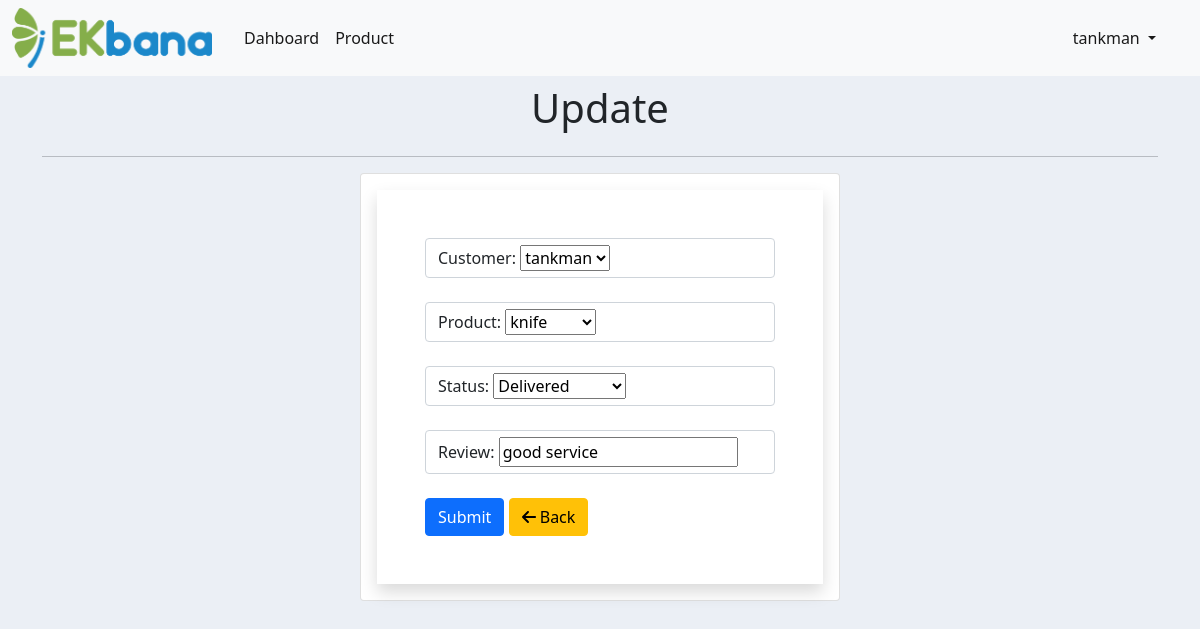
/updateorder/7/ (signed in), run on an earlier commit of the app's database.
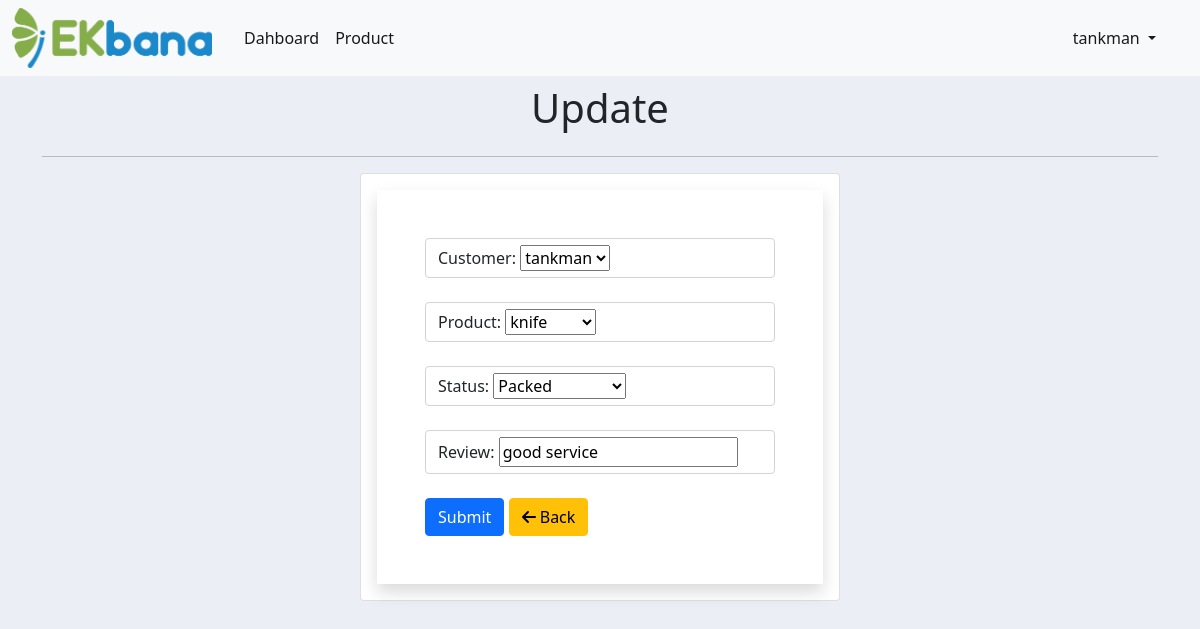
And on a later commit of the database.
### myapp/models.py (models this page shows)
class Order(models.Model):
    customer=models.ForeignKey(Customer,on_delete=models.CASCADE)
    product=models.ForeignKey(Product,on_delete=models.CASCADE)
    date_ordered=models.DateTimeField(auto_now_add=True,null=True)
    status=models.CharField(choices=STATUS_CHOICES,null=True,max_length=100)
    review=models.CharField(max_length=100,null=True)

### myapp/views.py (the view)
# urls.py: path('updateorder/<int:id>/',views.updateorder,name='updateorder'),
@login_required(login_url='login')
def updateorder(request, id):
    if request.method == "POST":
        order = Order.objects.get(id=id)
        data = OrderForm(request.POST, instance=order)
        if data.is_valid():
            data.save()
            return redirect('/dashboard/')
    order = Order.objects.get(id=id)
    form = OrderForm(instance=order)
    context = {
        'form': form,
    }
    return render(request, 'core/updateorder.html', context)

### myapp/forms.py
class OrderForm(forms.ModelForm):
    class Meta:
        model = Order
        fields = ['customer','product','status','review']
        labels = {
            'customer': 'Customer',
            'product': 'Product',
            'status': 'Status',
        }

### myapp/models.py (called while the page is built)
    def __str__(self):
        return self.name

    def __str__(self):
        return self.name

### myapp/templates/core/updateorder.html (shortened to what this page needs)
{% extends 'core/main.html' %}
{% block updateorder %}
    <div class="container">
        <h1 class="text-center p-2">Update</h1>
        <hr>
        <div class="card "style="width: 30rem; margin:auto">
            <div class="card-body">
                <form action=""
                      method="post"
                      enctype="multipart/form-data"
                      class="shadow p-5">
                    {% for i in form %}
                        <small class='form-control'>{{ i.label_tag }} {{i }}</small>
                        <br>
                    {% endfor %}
                    <input type="submit" class="btn btn-primary" value="Submit">
                    <a href="/dashboard" class="btn btn-warning"><i class="fa-solid fa-arrow-left"></i> Back</a>
                </form>
            </div>
        </div>
    </div>
{% endblock updateorder %}

What changed in the data, as far as the page shows it:
changed Order "tankman": status "Delivered" → "Packed"
